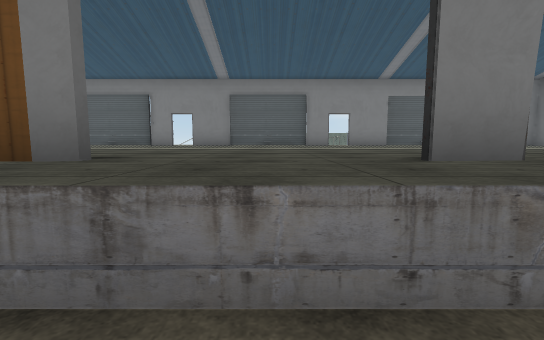
View 1 (above)

13 first-person views from a walk through a scene from a Unity 3-D project. The camera is 1.3 m above the floor, tilts 6° down and sees 90° across. The floor is counted in squares, 2 m on a side. Each view is taken from the middle of a square. On the plan, view 1 faces up. The plan holds only what a view shows up to about 9 squares ahead; the rest is blank. The place goes on beyond the plan. The player is left out. Door leaves are left out, so doorways stand open. Some surface patterns are stand-ins.

View 2
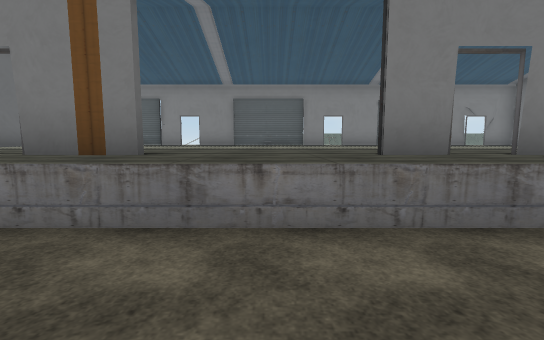

View 3
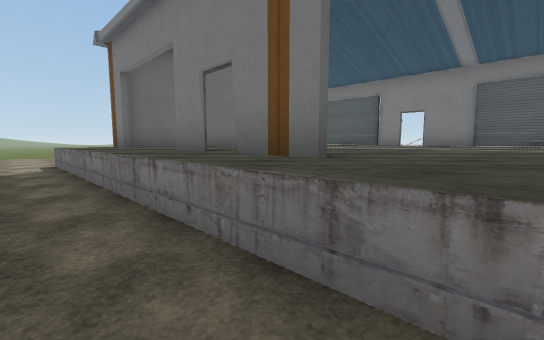

View 4
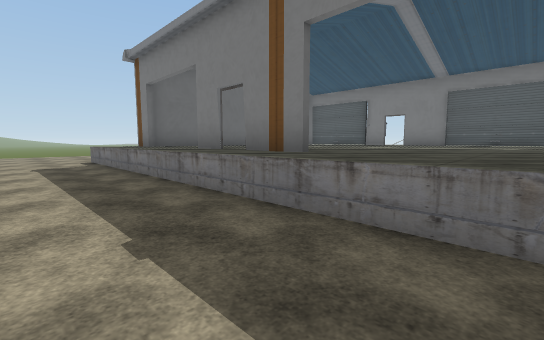

View 5
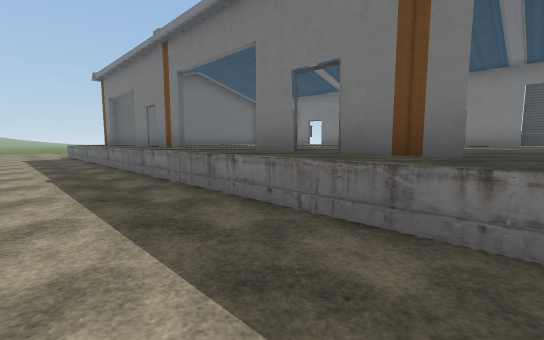

View 6
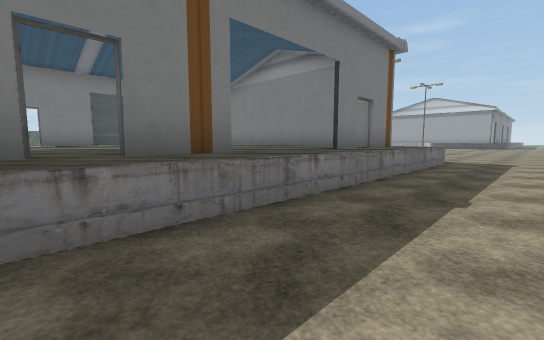

View 7
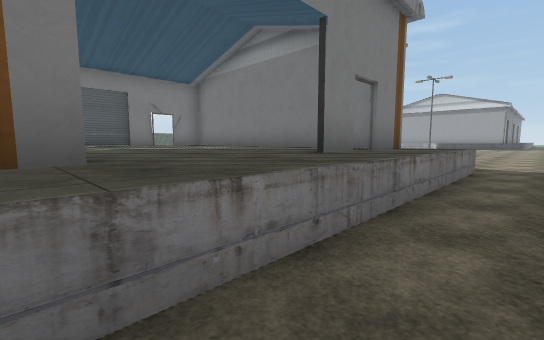

View 8
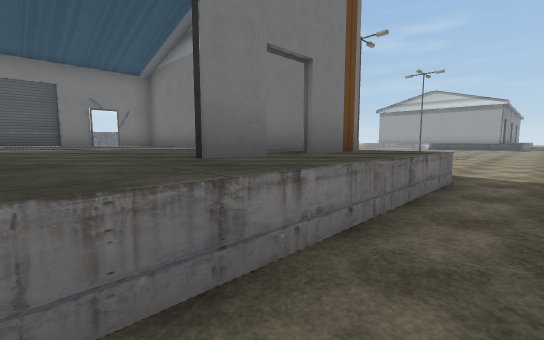

View 9
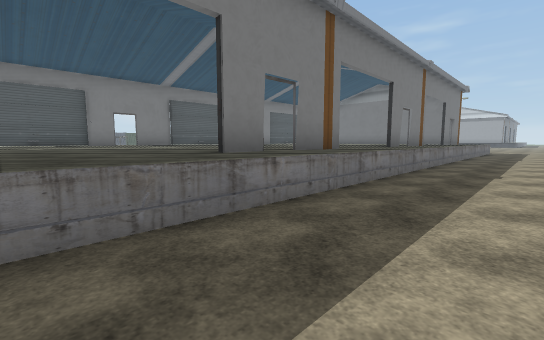

View 10
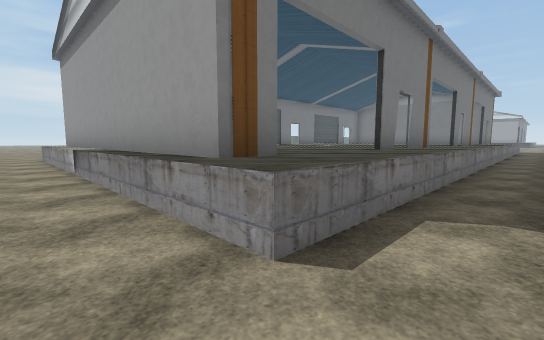

View 11
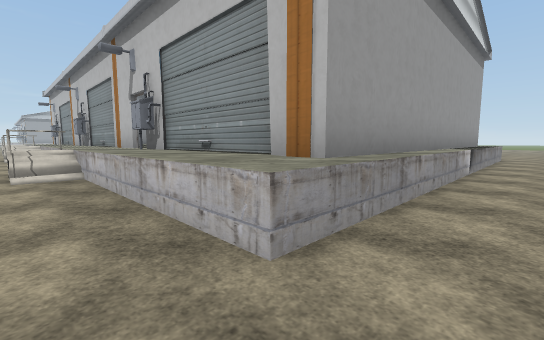

View 12
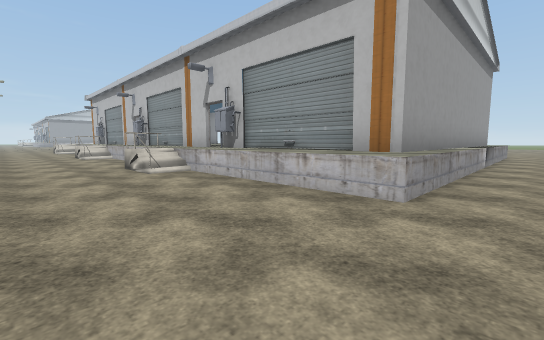

View 13
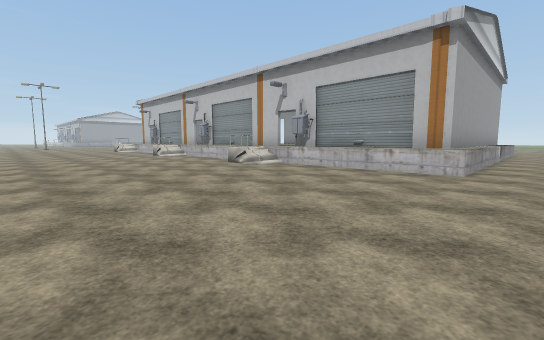

### Floor plan
Key: @ floor where view 1 was taken; # wall or solid block; x gap in a wall; . main floor; : floor 1 m higher than the main floor; D open door; = window, fence, low wall or low ledge; ^ raised ledge.
Columns run from 10 left of view 1 to 18 right of it. Each row starts with its distance up from view 1.
 18 .............
 17 .............
 16 ............
 15 .............
 14 .............
 13 ......##....#
 12 .======# ===
 11 .=####DD#### D####D
 10 .^#::    ::     :
  9 .^#::   :::: :::::: #
  8 .^#:::::::::::::::::#
  7 .^#:::::::::::::::::#
  6 .^#:::::::::::::::::#
  5 .^#:::::::::::::::::#
  4 .^#:::::::::::::::::#
  3 .^#:::::::::::::::::#
  2 .=#:::###:::#x#:::###   ....
  1 ..:::::::::::::::::::=.......
  0 ..........@..................
 -1 .........................

Where each view was taken, in squares from view 1:
view 1: 0 up, 0 right, facing up
view 2: 1 down, 0 right, facing up
view 3: 0 up, 0 right, facing up-left
view 4: 1 down, 1 right, facing up-left
view 5: 1 down, 5 right, facing up-left
view 6: 1 down, 2 right, facing up-right
view 7: 0 up, 4 right, facing up-right
view 8: 0 up, 6 right, facing up-right
view 9: 1 down, 7 left, facing up-right
view 10: 0 up, 10 left, facing up-right
view 11: 13 up, 10 left, facing down-right
view 12: 15 up, 10 left, facing down-right
view 13: 18 up, 10 left, facing down-right
